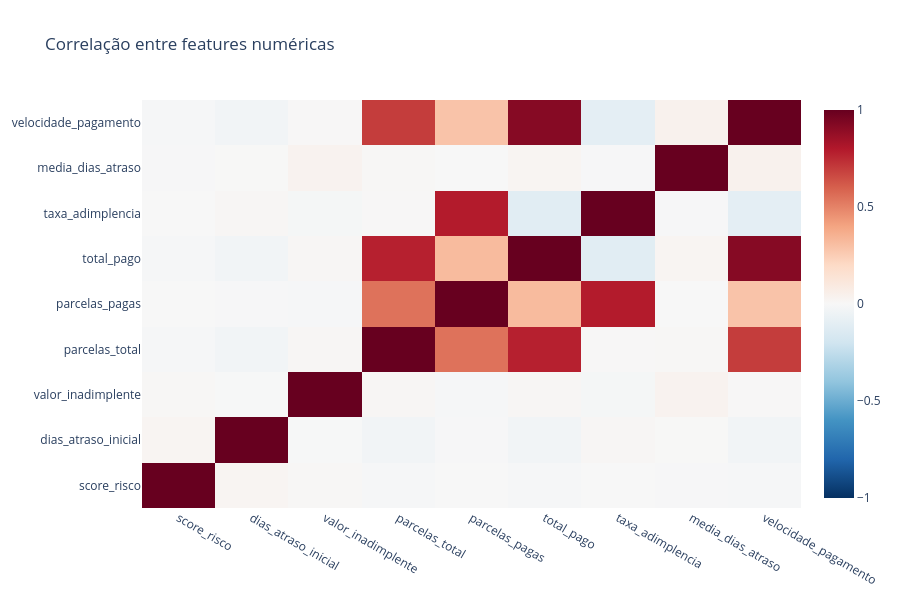

The code cell stored with this chart in its notebook:
### Markdown cell above
## 7. Correlações entre features numéricas

### Code cell
num = features.select_dtypes(include=np.number)
corr = num.corr()

fig = go.Figure(go.Heatmap(
    z=corr.values, x=corr.columns, y=corr.columns,
    colorscale='RdBu_r', zmin=-1, zmax=1,
))
fig.update_layout(title='Correlação entre features numéricas', height=600)
fig.show()

### Figure 1 — Plotly figure (JSON) as saved in the notebook; plotly's stock layout.template omitted (floating-point values rounded to 4 significant figures)
{"data": [{"colorscale": [[0.0, "rgb(5,48,97)"], [0.1, "rgb(33,102,172)"], [0.2, "rgb(67,147,195)"], [0.3, "rgb(146,197,222)"], [0.4, "rgb(209,229,240)"], [0.5, "rgb(247,247,247)"], [0.6, "rgb(253,219,199)"], [0.7, "rgb(244,165,130)"], [0.8, "rgb(214,96,77)"], [0.9, "rgb(178,24,43)"], [1.0, "rgb(103,0,31)"]], "type": "heatmap", "x": ["score_risco", "dias_atraso_inicial", "valor_inadimplente", "parcelas_total", "parcelas_pagas", "total_pago", "taxa_adimplencia", "media_dias_atraso", "velocidade_pagamento"], "y": ["score_risco", "dias_atraso_inicial", "valor_inadimplente", "parcelas_total", "parcelas_pagas", "total_pago", "taxa_adimplencia", "media_dias_atraso", "velocidade_pagamento"], "z": [[1.0, 0.02059, 0.007688, -0.008556, -0.002359, -0.01128, 0.0007297, -0.00694, -0.009904], [0.02059, 1.0, -0.003524, -0.03002, -0.007865, -0.03073, 0.01124, 0.002651, -0.02935], [0.007688, -0.003524, 1.0, 0.01098, -0.01147, 0.01379, -0.01568, 0.03377, 0.005537], [-0.008556, -0.03002, 0.01098, 1.0, 0.5489, 0.7785, 0.006221, 0.007399, 0.6974], [-0.002359, -0.007865, -0.01147, 0.5489, 1.0, 0.3183, 0.7919, -0.001155, 0.2871], [-0.01128, -0.03073, 0.01379, 0.7785, 0.3183, 1.0, -0.1161, 0.02028, 0.9184], [0.0007297, 0.01124, -0.01568, 0.006221, 0.7919, -0.1161, 1.0, -0.006196, -0.09938], [-0.00694, 0.002651, 0.03377, 0.007399, -0.001155, 0.02028, -0.006196, 1.0, 0.0424], [-0.009904, -0.02935, 0.005537, 0.6974, 0.2871, 0.9184, -0.09938, 0.0424, 1.0]], "zmax": 1, "zmin": -1}], "layout": {"height": 600, "title": {"text": "Correlação entre features numéricas"}}}
